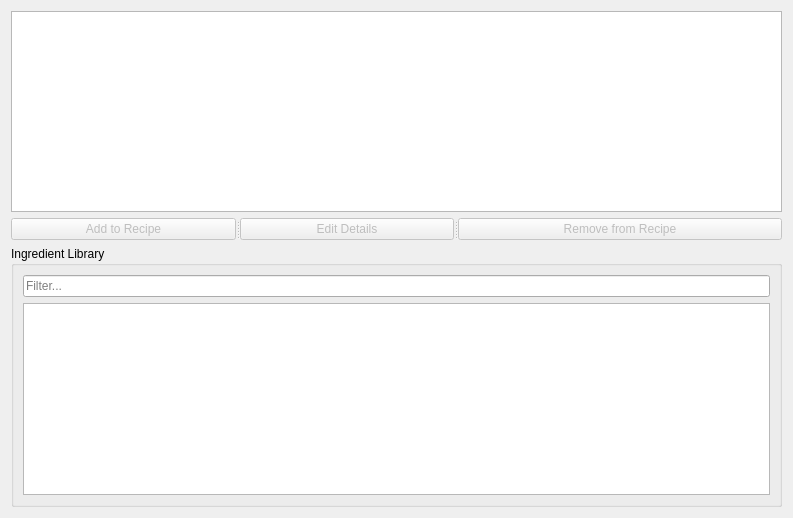
<?xml version="1.0" encoding="UTF-8"?>
<ui version="4.0">
 <class>TabIngredients</class>
 <widget class="QWidget" name="TabIngredients">
  <property name="geometry">
   <rect>
    <x>0</x>
    <y>0</y>
    <width>793</width>
    <height>518</height>
   </rect>
  </property>
  <property name="windowTitle">
   <string>Form</string>
  </property>
  <layout class="QGridLayout" name="gridLayout">
   <item row="0" column="0">
    <widget class="QTableView" name="ingredients">
     <property name="sizePolicy">
      <sizepolicy hsizetype="Expanding" vsizetype="Expanding">
       <horstretch>0</horstretch>
       <verstretch>0</verstretch>
      </sizepolicy>
     </property>
     <property name="sizeAdjustPolicy">
      <enum>QAbstractScrollArea::AdjustToContents</enum>
     </property>
     <property name="showDropIndicator" stdset="0">
      <bool>false</bool>
     </property>
     <property name="alternatingRowColors">
      <bool>true</bool>
     </property>
     <property name="selectionMode">
      <enum>QAbstractItemView::SingleSelection</enum>
     </property>
     <property name="selectionBehavior">
      <enum>QAbstractItemView::SelectRows</enum>
     </property>
    </widget>
   </item>
   <item row="1" column="0">
    <widget class="QSplitter" name="splitter">
     <property name="orientation">
      <enum>Qt::Horizontal</enum>
     </property>
     <widget class="QPushButton" name="add">
      <property name="enabled">
       <bool>false</bool>
      </property>
      <property name="sizePolicy">
       <sizepolicy hsizetype="Minimum" vsizetype="Fixed">
        <horstretch>1</horstretch>
        <verstretch>0</verstretch>
       </sizepolicy>
      </property>
      <property name="text">
       <string>Add to Recipe</string>
      </property>
     </widget>
     <widget class="QPushButton" name="edit">
      <property name="enabled">
       <bool>false</bool>
      </property>
      <property name="sizePolicy">
       <sizepolicy hsizetype="Minimum" vsizetype="Fixed">
        <horstretch>1</horstretch>
        <verstretch>0</verstretch>
       </sizepolicy>
      </property>
      <property name="text">
       <string>Edit Details</string>
      </property>
     </widget>
     <widget class="QPushButton" name="remove">
      <property name="enabled">
       <bool>false</bool>
      </property>
      <property name="sizePolicy">
       <sizepolicy hsizetype="Minimum" vsizetype="Fixed">
        <horstretch>1</horstretch>
        <verstretch>0</verstretch>
       </sizepolicy>
      </property>
      <property name="text">
       <string>Remove from Recipe</string>
      </property>
     </widget>
    </widget>
   </item>
   <item row="2" column="0">
    <widget class="QGroupBox" name="group_fermentables">
     <property name="title">
      <string>Ingredient Library</string>
     </property>
     <layout class="QGridLayout" name="gridLayout_2">
      <item row="0" column="0">
       <widget class="QLineEdit" name="filter">
        <property name="placeholderText">
         <string>Filter...</string>
        </property>
       </widget>
      </item>
      <item row="1" column="0">
       <widget class="QTableView" name="library">
        <property name="sizePolicy">
         <sizepolicy hsizetype="Expanding" vsizetype="Expanding">
          <horstretch>0</horstretch>
          <verstretch>0</verstretch>
         </sizepolicy>
        </property>
        <property name="editTriggers">
         <set>QAbstractItemView::NoEditTriggers</set>
        </property>
        <property name="alternatingRowColors">
         <bool>true</bool>
        </property>
        <property name="selectionBehavior">
         <enum>QAbstractItemView::SelectRows</enum>
        </property>
        <property name="sortingEnabled">
         <bool>true</bool>
        </property>
       </widget>
      </item>
     </layout>
    </widget>
   </item>
  </layout>
 </widget>
 <resources/>
 <connections/>
</ui>
